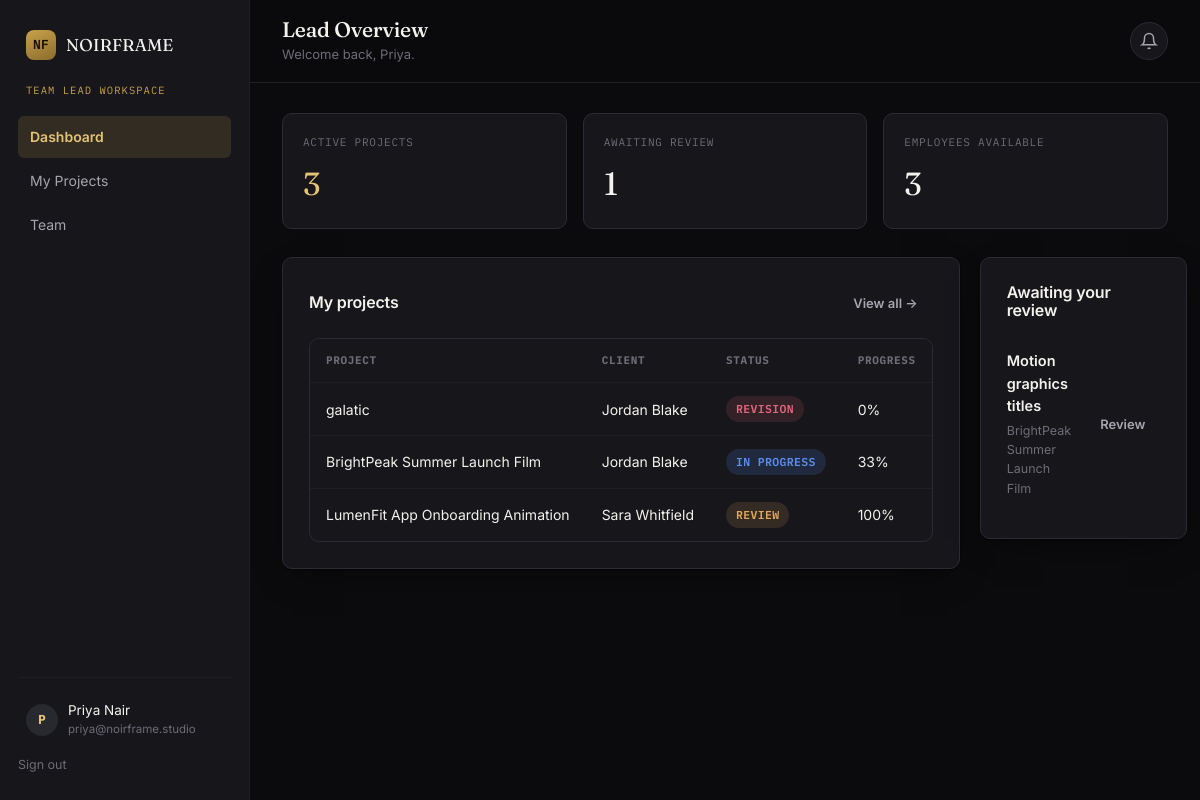
The app's page /team-lead/ (signed in) with its own data.
### tables this page shows
CREATE TABLE users (
    id              INTEGER PRIMARY KEY AUTOINCREMENT,
    name            TEXT NOT NULL,
    email           TEXT NOT NULL UNIQUE,
    password_hash   TEXT NOT NULL,
    role            TEXT NOT NULL CHECK (role IN ('admin', 'team_lead', 'employee', 'client')),
    company         TEXT,                      -- only meaningful for clients
    title           TEXT,                      -- job title, employees/team leads
    is_active       INTEGER NOT NULL DEFAULT 1,
    created_at      TEXT NOT NULL DEFAULT (datetime('now'))
);

CREATE TABLE projects (
    id              INTEGER PRIMARY KEY AUTOINCREMENT,
    name            TEXT NOT NULL,
    category        TEXT NOT NULL DEFAULT 'Video Editing',
    client_id       INTEGER NOT NULL REFERENCES users(id) ON DELETE CASCADE,
    team_lead_id    INTEGER REFERENCES users(id) ON DELETE SET NULL,
    description     TEXT,
    budget          REAL DEFAULT 0,
    deadline        TEXT,
    status          TEXT NOT NULL DEFAULT 'Pending'
                        CHECK (status IN ('Pending','In Progress','Review','Revision','Approved','Delivered')),
    progress        INTEGER NOT NULL DEFAULT 0,   -- 0-100, recalculated from tasks
    ai_summary      TEXT,
    ai_estimate     TEXT,
    created_at      TEXT NOT NULL DEFAULT (datetime('now'))
);

CREATE TABLE tasks (
    id              INTEGER PRIMARY KEY AUTOINCREMENT,
    project_id      INTEGER NOT NULL REFERENCES projects(id) ON DELETE CASCADE,
    title           TEXT NOT NULL,
    description     TEXT,
    assigned_to     INTEGER REFERENCES users(id) ON DELETE SET NULL,
    priority        TEXT NOT NULL DEFAULT 'Medium' CHECK (priority IN ('Low','Medium','High','Urgent')),
    status          TEXT NOT NULL DEFAULT 'Not Started'
                        CHECK (status IN ('Not Started','Assigned','Working','Under Review','Revision Required','Completed')),
    due_date        TEXT,
    created_at      TEXT NOT NULL DEFAULT (datetime('now')),
    updated_at      TEXT NOT NULL DEFAULT (datetime('now'))
);

### blueprints/team_lead.py (the view)
@bp.route("/")
@role_required("team_lead")
def dashboard():
    user = get_current_user()
    projects = query_all(
        """SELECT p.*, u.name AS client_name FROM projects p
           JOIN users u ON u.id=p.client_id WHERE p.team_lead_id=?
           ORDER BY p.created_at DESC""",
        (user["id"],),
    )
    open_tasks = query_all(
        """SELECT t.*, p.name AS project_name FROM tasks t
           JOIN projects p ON p.id=t.project_id
           WHERE p.team_lead_id=? AND t.status='Under Review'
           ORDER BY t.updated_at""",
        (user["id"],),
    )
    stats = {
        "active_projects": sum(1 for p in projects if p["status"] != "Delivered"),
        "awaiting_review": len(open_tasks),
        "team_size": query_one("SELECT COUNT(*) c FROM users WHERE role='employee' AND is_active=1")["c"],
    }
    return render_template("team_lead/dashboard.html", projects=projects, open_tasks=open_tasks, stats=stats)

### db.py (called while the page is built)
def get_db():
    if "db" not in g:
        g.db = sqlite3.connect(current_app.config["DATABASE_PATH"])
        g.db.row_factory = sqlite3.Row
        g.db.execute("PRAGMA foreign_keys = ON")
    return g.db

def query_all(sql, params=()):
    return get_db().execute(sql, params).fetchall()

def query_one(sql, params=()):
    return get_db().execute(sql, params).fetchone()

### templates/team_lead/dashboard.html
{% extends "dashboard_base.html" %}
{% set active = 'dashboard' %}
{% block page_title %}Lead Overview{% endblock %}
{% block page_meta %}Welcome back, {{ current_user.name.split(' ')[0] }}.{% endblock %}
{% block dash_content %}
<div class="stat-grid">
  <div class="stat-card"><div class="label">Active Projects</div><div class="value gold">{{ stats.active_projects }}</div></div>
  <div class="stat-card"><div class="label">Awaiting Review</div><div class="value">{{ stats.awaiting_review }}</div></div>
  <div class="stat-card"><div class="label">Employees Available</div><div class="value">{{ stats.team_size }}</div></div>
</div>
<div class="cols-2">
  <div class="card">
    <div class="panel-head">
      <h3>My projects</h3>
      <a href="{{ url_for('team_lead.projects') }}" class="btn btn--ghost btn--sm">View all &rarr;</a>
    </div>
    {% if projects %}
      <div class="table-wrap">
        <table>
          <thead><tr><th>Project</th><th>Client</th><th>Status</th><th>Progress</th></tr></thead>
          <tbody>
            {% for p in projects %}
              <tr onclick="window.location='{{ url_for('team_lead.project_detail', project_id=p.id) }}'" style="cursor:pointer;">
                <td>{{ p.name }}</td>
                <td>{{ p.client_name }}</td>
                <td><span class="badge badge--{{ p.status|lower|replace(' ', '-') }}">{{ p.status }}</span></td>
                <td>{{ p.progress }}%</td>
              </tr>
            {% endfor %}
          </tbody>
        </table>
      </div>
    {% else %}
      <div class="empty"><h4>No projects assigned yet</h4><p>An admin will assign you as lead on a project.</p></div>
    {% endif %}
  </div>
  <div class="card">
    <div class="panel-head"><h3>Awaiting your review</h3></div>
    {% if open_tasks %}
      {% for t in open_tasks %}
        <div class="task-row">
          <div class="task-row__main">
            <div class="task-row__title">{{ t.title }}</div>
            <div class="task-row__meta">{{ t.project_name }}</div>
          </div>
          <a href="{{ url_for('team_lead.project_detail', project_id=t.project_id) }}" class="btn btn--ghost btn--sm">Review</a>
        </div>
      {% endfor %}
    {% else %}
      <div class="empty"><h4>Nothing waiting</h4><p>You're all caught up on reviews.</p></div>
    {% endif %}
  </div>
</div>
{% endblock %}

### templates/dashboard_base.html (shortened to what this page needs)
{% extends "base.html" %}
{% block body_class %}{% endblock %}
{% block content %}
<div class="app-shell">
  <aside class="sidebar">
    <a href="{{ url_for('main.index') }}" class="sidebar__brand brand" style="font-size:17px;">
      <span class="brand__mark">NF</span> {{ company_name }}
    </a>
    <div class="sidebar__role">{{ current_user.role.replace('_',' ') }} workspace</div>
    <nav>
      {% if current_user.role == 'admin' %}
        <a href="{{ url_for('admin.dashboard') }}" class="{{ 'active' if active=='dashboard' }}">Dashboard</a>
        <a href="{{ url_for('admin.projects') }}" class="{{ 'active' if active=='projects' }}">Projects</a>
        <a href="{{ url_for('admin.employees') }}" class="{{ 'active' if active=='employees' }}">Team</a>
        <a href="{{ url_for('admin.clients') }}" class="{{ 'active' if active=='clients' }}">Clients</a>
        <a href="{{ url_for('admin.finance') }}" class="{{ 'active' if active=='finance' }}">Finance</a>
      {% elif current_user.role == 'team_lead' %}
        <a href="{{ url_for('team_lead.dashboard') }}" class="{{ 'active' if active=='dashboard' }}">Dashboard</a>
        <a href="{{ url_for('team_lead.projects') }}" class="{{ 'active' if active=='projects' }}">My Projects</a>
        <a href="{{ url_for('team_lead.employees') }}" class="{{ 'active' if active=='employees' }}">Team</a>
      {% elif current_user.role == 'client' %}
        <a href="{{ url_for('client.dashboard') }}" class="{{ 'active' if active=='dashboard' }}">Dashboard</a>
        <a href="{{ url_for('client.invoices') }}" class="{{ 'active' if active=='invoices' }}">Invoices</a>
      {% endif %}
    </nav>
    <div class="sidebar__footer">
      <div class="sidebar__user">
        <div class="avatar">{{ current_user.name[:1] }}</div>
        <div>
          {{ current_user.name }}
          <small>{{ current_user.email }}</small>
        </div>
      </div>
      <a href="{{ url_for('auth.logout') }}" class="logout-link">Sign out</a>
    </div>
  </aside>
  <div class="main-area">
    <div class="topbar">
      <div>
        <h1>{% block page_title %}Dashboard{% endblock %}</h1>
        <div class="topbar__meta">{% block page_meta %}{% endblock %}</div>
      </div>
      <div class="bell">
        <button class="bell-btn" id="bell-btn" aria-label="Notifications">
          <svg width="18" height="18" viewBox="0 0 24 24" fill="none" stroke="currentColor" stroke-width="2"><path d="M18 8a6 6 0 0 0-12 0c0 7-3 9-3 9h18s-3-2-3-9"/><path d="M13.73 21a2 2 0 0 1-3.46 0"/></svg>
        </button>
      </div>
    </div>
    <div class="content">
      {% block dash_content %}{% endblock %}
    </div>
  </div>
</div>
{% endblock %}

### templates/base.html (shortened to what this page needs)
<!DOCTYPE html>
<html lang="en">
<head>
<link rel="stylesheet" href="{{ url_for('static', filename='css/style.css') }}">
</head>
<body class="{% block body_class %}{% endblock %}">
{% block content %}{% endblock %}
</body>
</html>

### records on screen
users: role.replace "TEAM LEAD", name "P", name "Priya Nair", email "priya@noirframe.studio", name "Priya"
projects: name "galatic", client_name "Jordan Blake", status "REVISION", progress "0"
projects: name "BrightPeak Summer Launch Film", client_name "Jordan Blake", status "IN PROGRESS", progress "33"
projects: name "LumenFit App Onboarding Animation", client_name "Sara Whitfield", status "REVIEW", progress "100"
tasks: title "Motion graphics titles", project_name "BrightPeak Summer Launch Film"

### other values on screen
{{ company_name }} "NOIRFRAME"
{{ stats.active_projects }} "3"
{{ stats.awaiting_review }} "1"
{{ stats.team_size }} "3"
